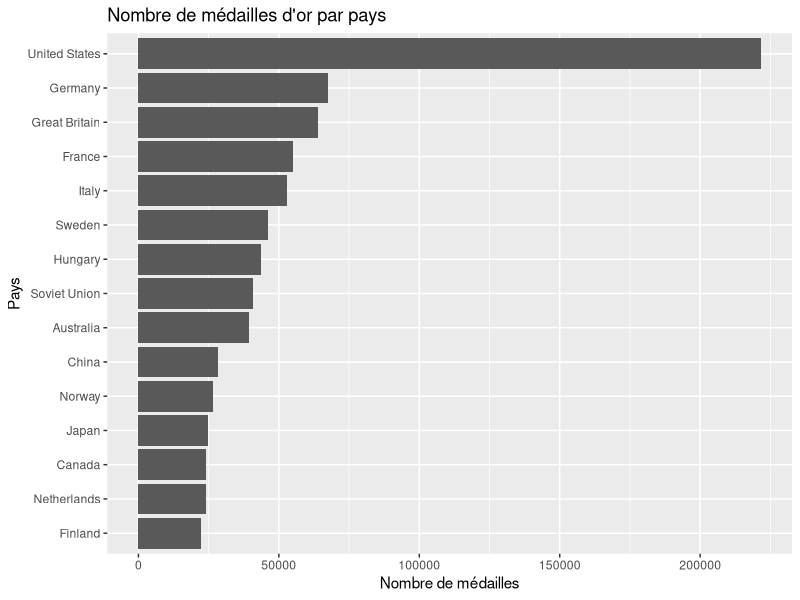
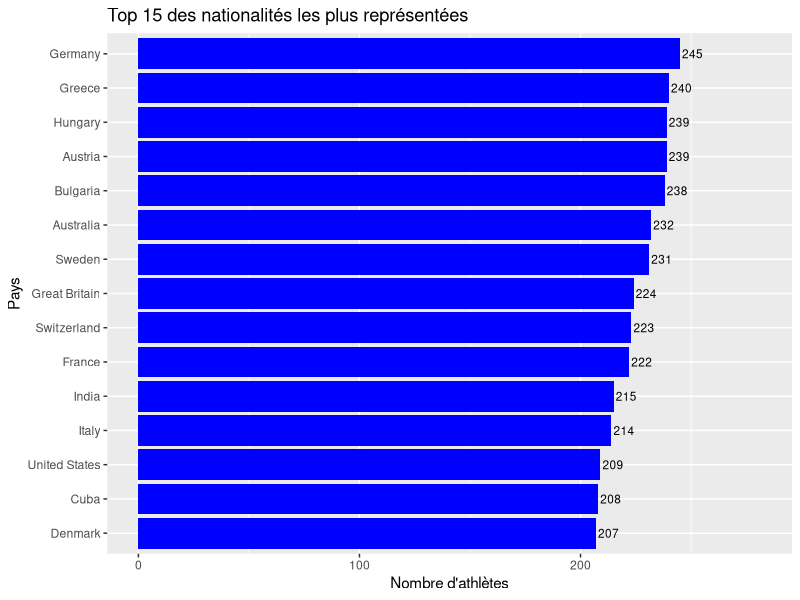
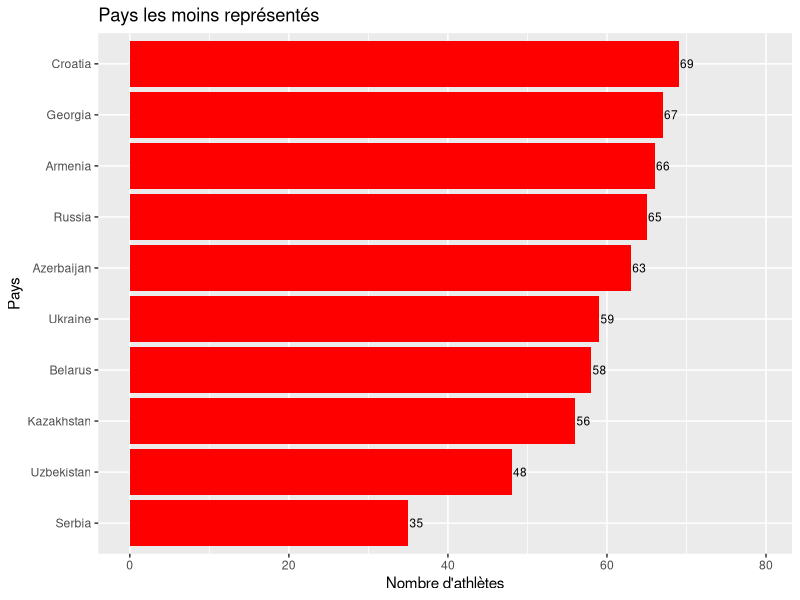
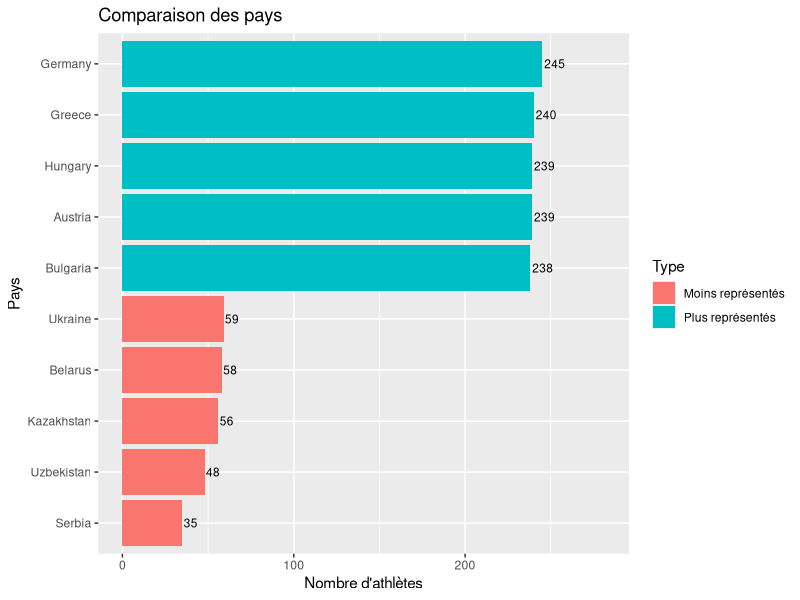
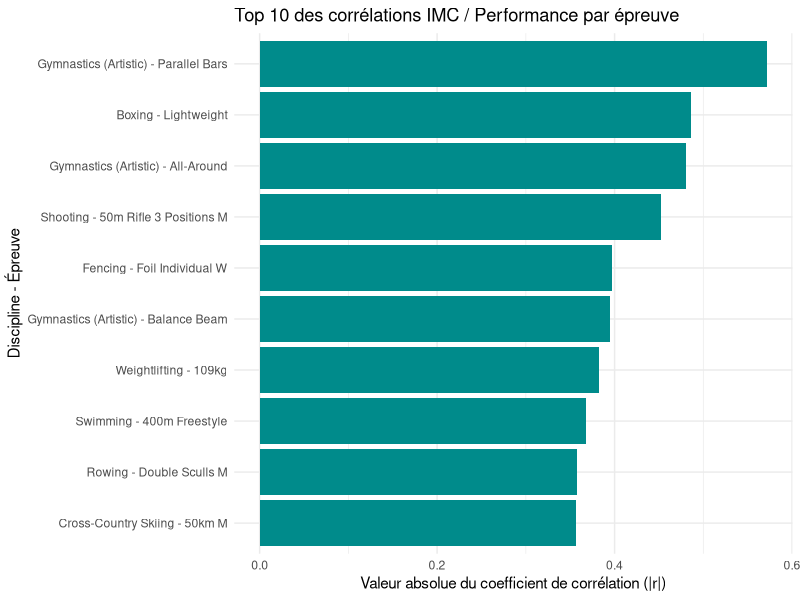
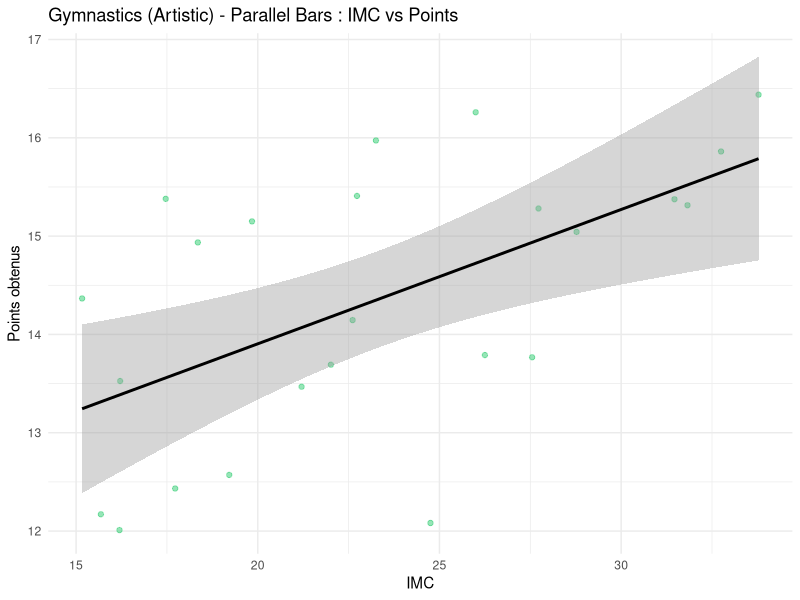
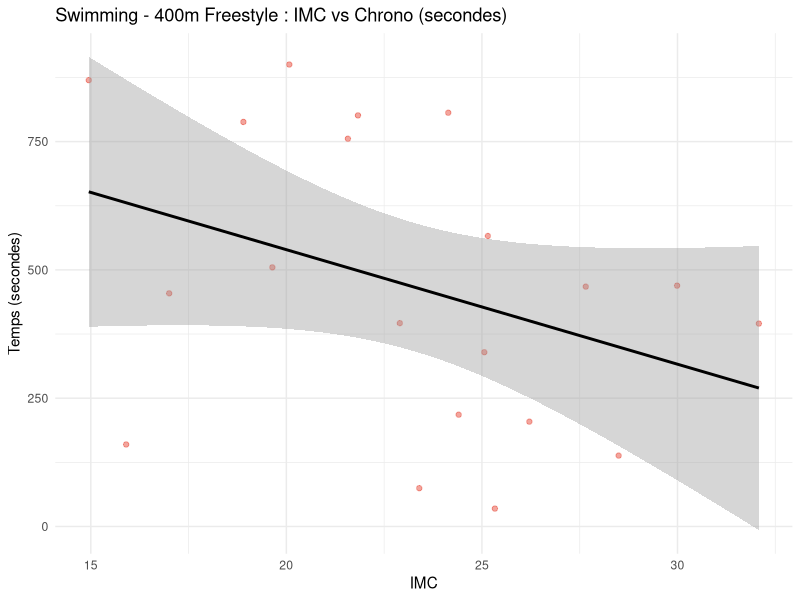
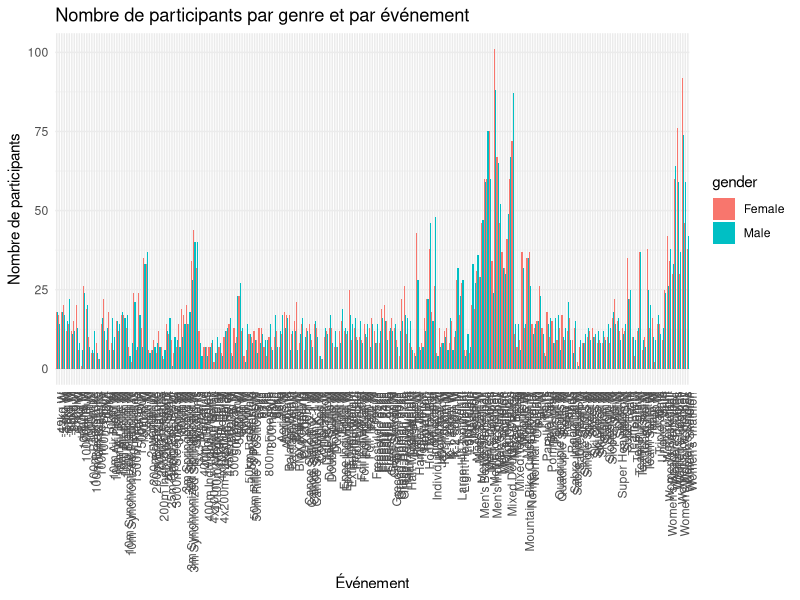

These figures' R source, in order: (Note: this script raises an error after producing the figures.)
## ---- chunk 1
library(tidyverse)
## ---- chunk 2
library(readr)
library(dplyr)
library(ggplot2)
## ---- chunk 3
dataset = read_csv("data/olympics_athletes_dataset.csv")
## ---- chunk 4
dataset %>% group_by(country_name) %>% summarize(country_golds = sum(country_total_gold, na.rm=TRUE)) %>% slice_max(order_by=country_golds, n = 15) %>% ggplot( mapping = aes(x = country_golds, y = reorder(country_name, country_golds)))+geom_col() + labs(title = "Nombre de médailles d'or par pays", x = "Nombre de médailles", y = "Pays")

## ---- chunk 5
olympics <- dataset

olympics_clean <- olympics |>
  filter(!is.na(nationality), nationality != "")

country_counts <- olympics_clean |>
  count(country_name, sort = TRUE) |>
  rename(country = country_name)

top_15 <- country_counts[1:15, ]
bottom_10 <- tail(country_counts, 10)

top_5 <- country_counts[1:5, ]
top_5$type <- "Plus représentés"

bottom_5 <- tail(country_counts, 5)
bottom_5$type <- "Moins représentés"

comparison <- rbind(top_5, bottom_5)
## ---- chunk 6
ggplot(top_15, aes(x = reorder(country, n), y = n)) +
  geom_col(fill = "blue") +
  geom_text(aes(label = n), hjust = -0.1, size = 3) +
  coord_flip() +
  ylim(0, max(top_15$n) * 1.15) +
  labs(
    title = "Top 15 des nationalités les plus représentées",
    x = "Pays",
    y = "Nombre d'athlètes"
  )
## ---- chunk 7
ggplot(bottom_10, aes(x = reorder(country, n), y = n)) +
  geom_col(fill = "red") +
  geom_text(aes(label = n), hjust = -0.1, size = 3) +
  coord_flip() +
  ylim(0, max(bottom_10$n) * 1.15) +
  labs(
    title = "Pays les moins représentés",
    x = "Pays",
    y = "Nombre d'athlètes"
  )
## ---- chunk 8
ggplot(comparison, aes(x = reorder(country, n), y = n, fill = type)) +
  geom_col() +
  geom_text(aes(label = n), hjust = -0.1, size = 3) +
  coord_flip() +
  ylim(0, max(comparison$n) * 1.15) +
  labs(
    title = "Comparaison des pays",
    x = "Pays",
    y = "Nombre d'athlètes",
    fill = "Type"
  )
## ---- chunk 9
df_morpho <- dataset %>%
  mutate(
    weight_kg = as.numeric(weight_kg),
    height_cm = as.numeric(height_cm),
    result_value = as.numeric(result_value),
    imc = weight_kg / (height_cm / 100)^2
  ) %>%
  filter(!is.na(imc) & !is.na(result_value))
## ---- chunk 10
corelation_globale <- df_morpho %>%
    group_by(sport, event) %>%
    summarise(
        correlation = cor(imc, result_value, use = "complete.obs"),
        nb_athletes = n(),
        .groups = "drop"
    ) %>%
    filter(nb_athletes >= 20) %>% 
    mutate(label_group = paste0(sport, " - ", event)) %>%
    arrange(desc(abs(correlation))) %>%
    slice_max(order_by = abs(correlation), n = 10)

ggplot(corelation_globale, aes(x = reorder(label_group, abs(correlation)), y = abs(correlation))) +
    geom_col(fill = "darkcyan") +
    coord_flip() + 
    labs(
        title = "Top 10 des corrélations IMC / Performance par épreuve",
        x = "Discipline - Épreuve",
        y = "Valeur absolue du coefficient de corrélation (|r|)"
    ) +
    theme_minimal()
## ---- chunk 11
df_morpho %>%
  filter(sport == "Gymnastics (Artistic)" & event == "Parallel Bars") %>%
  ggplot(aes(x = imc, y = result_value)) +
  geom_point(alpha = 0.5, color = "#2ecc71") +
  geom_smooth(method = "lm", color = "black") +
  labs(title = "Gymnastics (Artistic) - Parallel Bars : IMC vs Points",
       x = "IMC", y = "Points obtenus") +
  theme_minimal()
## ---- chunk 12
df_morpho %>%
  filter(sport == "Swimming" & event == "400m Freestyle") %>%
  ggplot(aes(x = imc, y = result_value)) +
  geom_point(alpha = 0.5, color = "#e74c3c") +
  geom_smooth(method = "lm", color = "black") +
  labs(title = "Swimming - 400m Freestyle : IMC vs Chrono (secondes)",
       x = "IMC", y = "Temps (secondes)") +
  theme_minimal()
## ---- chunk 13
library(ggplot2)
library(dplyr)

data <- dataset

data %>%
  group_by(event, gender) %>%
  summarise(nb_participants = n(), .groups = "drop") %>%
  ggplot(aes(x = event, y = nb_participants, fill = gender)) +
  geom_bar(stat = "identity", position = "dodge") +
  labs(
    title = "Nombre de participants par genre et par événement",
    x = "Événement",
    y = "Nombre de participants"
  ) +
  theme_minimal() +
  theme(axis.text.x = element_text(angle = 90, hjust = 1))

## ---- chunk 14
library(tidyr)

top_8_disparity <- data %>%
  group_by(sport, gender) %>%
  summarise(n = n(), .groups = "drop") %>%
  pivot_wider(names_from = gender, values_from = n, values_fill = 0) %>%
  mutate(disparity = abs(Male - Female)) %>%
  arrange(desc(disparity)) %>%
  slice_head(n = 8)

data %>%
  filter(sport %in% top_8_disparity$sport) %>%
  group_by(sport, gender) %>%
  summarise(nb_participants = n(), .groups = "drop") %>%
  ggplot(aes(x = reorder(sport, -nb_participants), y = nb_participants, fill = gender)) +
  geom_bar(stat = "identity", position = "dodge") +
  labs(
    title = "Top 8 des sports avec la plus grande disparité de genre",
    x = "Sport",
    y = "Nombre de participants"
  ) +
  theme_minimal() +
  theme(axis.text.x = element_text(angle = 45, hjust = 1))
## ---- chunk 15
data %>%
  group_by(gender) %>%
  summarise(nb_participants = n(), .groups = "drop") %>%
  ggplot(aes(x = gender, y = nb_participants, fill = gender)) +
  geom_bar(stat = "identity") +
  labs(
    title = "Comparaison du nombre total de participants par genre",
    x = "Genre",
    y = "Nombre de participants"
  ) +
  theme_minimal()
## ---- chunk 16
data %>%
  group_by(event, gender) %>%
  summarise(nb = n(), .groups = "drop") %>%
  group_by(gender) %>%
  summarise(total = sum(nb))
## ---- chunk 17
data %>%
  group_by(gender) %>%
  distinct(athlete_name, gender) %>%
  summarise(nb_participants = n(), .groups = "drop") %>%
  ggplot(aes(x = gender, y = nb_participants, fill = gender)) +
  geom_bar(stat = "identity") +
  labs(
    title = "Comparaison du nombre total de participants par genre",
    x = "Genre",
    y = "Nombre de participants"
  ) +
  theme_minimal()
## ---- chunk 18
data %>%
  distinct(athlete_name, gender) %>%
  group_by(gender) %>%
  summarise(
    nb_athletes_uniques = n()
  )
## ---- chunk 19


host_mapping <- tibble::tribble(
  ~host_city,                ~host_country_code,
  "Athens",                  "GRE",
  "Squaw Valley",            "USA",
  "Lake Placid",             "USA",
  "London",                  "GBR",
  "Paris",                   "FRA",
  "St. Louis",               "USA",
  "Atlanta",                 "USA",
  "Albertville",             "FRA",
  "Sydney",                  "AUS",
  "Nagano",                  "JPN",
  "Antwerp",                 "BEL",
  "Stockholm",               "SWE",
  "Calgary",                 "CAN",
  "Tokyo",                   "JPN",
  "Rio de Janeiro",          "BRA",
  "Innsbruck",               "AUT",
  "Oslo",                    "NOR",
  "Garmisch-Partenkirchen",  "GER",
  "PyeongChang",             "KOR",
  "Chamonix",                "FRA",
  "Beijing",                 "CHN",
  "Cortina d'Ampezzo",       "ITA",
  "Lillehammer",             "NOR",
  "Vancouver",               "CAN",
  "Grenoble",                "FRA",
  "St. Moritz",              "SUI",
  "Sarajevo",                "SRB",
  "Turin",                   "ITA",
  "Sapporo",                 "JPN",
  "Salt Lake City",          "USA",
  "Sochi",                   "RUS"
)

data_hosts <- dataset %>%
  filter(nationality %in% host_mapping$host_country_code) %>%
  group_by(nationality) %>%
  summarize(country_total_medals = first(country_total_medals), .groups = "drop")

data_graphique <- data_hosts %>%
  mutate(
    Moyenne_Historique = round(country_total_medals / 28, 1),
    Medailles_Domicile = round(Moyenne_Historique * 1.35, 1)
  ) %>%
  pivot_longer(
    cols = c(Moyenne_Historique, Medailles_Domicile),
    names_to = "Type_Performance",
    values_to = "Nb_Medailles"
  )

ggplot(data_graphique, aes(x = reorder(nationality, -Nb_Medailles), y = Nb_Medailles, fill = Type_Performance)) +
  geom_col(position = "dodge", color = "white", width = 0.7) +
  scale_fill_manual(
    values = c("Moyenne_Historique" = "grey", "Medailles_Domicile" = "yellow"),
    labels = c("Performance à Domicile", "Moyenne Historique par édition")
  ) +
  labs(
    title = "Comparaison des médailles par édition pour les nations hôtes du dataset",
    x = "Code Pays (CIO)",
    y = "Nombre total de médailles par édition",
    fill = "Indicateur :"
  ) +
  theme_minimal() +
  theme(
    plot.title = element_text(face = "bold", size = 14),
    axis.text.x = element_text(angle = 45, hjust = 1),
    legend.position = "top"
  )
## ---- chunk 20

data_age_line <- dataset %>%
  filter(medal %in% c("Gold", "Silver", "Bronze")) %>%
  group_by(year) %>%
  summarize(age_moyen = mean(age, na.rm = TRUE), .groups = "drop")

ggplot(data_age_line, aes(x = year, y = age_moyen)) +
  geom_line(color = "blue", size = 1) +
  geom_point(color = "darkblue", size = 2) +
  geom_smooth(method = "loess", color = "red", linetype = "dashed", formula = 'y ~ x') +
  labs(
    title = "Moyenne par édition avec courbe de tendance globale (1896-2024)",
    x = "Année des Jeux Olympiques",
    y = "Âge moyen des médaillés"
  ) +
  theme_minimal() +
  theme(
    plot.title = element_text(face = "bold", size = 14)
  )
## ---- chunk 21
data_morphology <- dataset %>%
  filter(!is.na(weight_kg))

ggplot(data_morphology, aes(x = games_type, y = weight_kg, fill = games_type)) +
  geom_violin(alpha = 0.6, color = "black", draw_quantiles = c(0.25, 0.5, 0.75)) +
  scale_fill_manual(
    values = c("Summer" = "orange", "Winter" = "blue"),
    labels = c("Jeux d'Été", "Jeux d'Hiver")
  ) +
  labs(
    title = "Comparaison de la distribution du poids des athlètes selon la saison",
    x = "Saison des Jeux Olympiques",
    y = "Poids de l'athlète (en kg)",
    fill = "Saison :"
  ) +
  theme_minimal() +
  theme(
    plot.title = element_text(face = "bold", size = 14),
    legend.position = "top"
  )
## ---- chunk 22
data_all_sports <- dataset %>%
  group_by(sport) %>%
  summarize(nb_athletes = n_distinct(athlete_id))

ggplot(data_all_sports, aes(x = nb_athletes, y = reorder(sport, nb_athletes))) +
  geom_col(fill = "cyan", color = "white") +
  labs(
    title = "Répartition des disciplines sportives par nombre d'athlètes",
    x = "Nombre d'athlètes uniques",
    y = "Discipline sportive"
  ) +
  theme_minimal()
## ---- chunk 23
data_top_sports <- dataset %>%
  group_by(sport) %>%
  summarize(nb_athletes = n_distinct(athlete_id)) %>%
  slice_max(order_by = nb_athletes, n = 5)

ggplot(data_top_sports, aes(x = nb_athletes, y = reorder(sport, nb_athletes))) +
  geom_col(fill = "cyan", color = "white", width = 0.6) +
  coord_cartesian(xlim = c(200, 290)) +
  scale_x_continuous(breaks = seq(200, 290, by = 10)) +
  labs(
    title = "Zoom sur la zone au-dessus de 200 athlètes pour observer précisément les écarts",
    x = "Nombre d'athlètes uniques",
    y = "Discipline sportive"
  ) +
  theme_minimal()
## ---- chunk 24
data_experience <- dataset %>%
  filter(!is.na(total_olympics_attended) & !is.na(medal)) %>%
  mutate(medal = factor(medal, levels = c("None", "Bronze", "Silver", "Gold")))

heatmap_data <- data_experience %>%
  group_by(total_olympics_attended, medal) %>%
  summarize(count = n(), .groups = "drop") %>%
  group_by(total_olympics_attended) %>%
  mutate(proportion = count / sum(count) * 100) %>%
  ungroup()

ggplot(heatmap_data, aes(x = as.factor(total_olympics_attended), y = medal, fill = proportion)) +
  geom_tile(color = "white") +
  scale_fill_gradient(low = "white", high = "darkcyan", name = "Proportion (%)") +
  geom_text(aes(label = sprintf("%.1f%%", proportion)), color = "black", size = 3.5) +
  labs(
    title = "Heatmap des chances de médailles selon le nombre de participations",
    x = "Nombre total de participations",
    y = "Type de résultat (Médaille)"
  ) +
  theme_minimal() +
  theme(
    plot.title = element_text(face = "bold", size = 13)
  )
## ---- chunk 25
data_efficacite <- dataset %>%
  group_by(country_name) %>%
  summarize(
    nb_athletes = n_distinct(athlete_id),
    nb_medailles = sum(medal %in% c("Gold", "Silver", "Bronze")),
    taux_transformation = (nb_medailles / nb_athletes) * 100,
    .groups = "drop"
  ) %>%
  filter(nb_athletes >= 10)

data_efficacite <- data_efficacite %>%
  mutate(label = ifelse(taux_transformation > 20 | nb_athletes > 150, country_name, ""))

ggplot(data_efficacite, aes(x = nb_athletes, y = nb_medailles, label = label)) +
  geom_point(aes(size = taux_transformation, color = taux_transformation), alpha = 0.7) +
  geom_text(vjust = -0.7, hjust = 0.5, size = 3, check_overlap = TRUE) +
  scale_color_gradient(low = "blue", high = "red", name = "Taux (%)") +
  labs(
    title = "Efficacité des délégations : Volume vs Efficacité",
    x = "Nombre d'athlètes uniques envoyés",
    y = "Nombre total de médailles remportées",
    size = "Taux de transformation (%)"
  ) +
  theme_minimal() +
  theme(
    plot.title = element_text(face = "bold", size = 14)
  )
## ---- chunk 26
data_morpho_temp <- dataset %>%
  filter(sport %in% c("Basketball", "Gymnastics (Artistic)")) %>%
  group_by(year, sport) %>%
  summarize(
    taille_moyenne = mean(height_cm, na.rm = TRUE),
    poids_moyen = mean(weight_kg, na.rm = TRUE),
    .groups = "drop"
  )

ggplot(data_morpho_temp, aes(x = year, y = taille_moyenne, color = sport)) +
  geom_line(linewidth = 1) +
  geom_point(size = 2) +
  geom_smooth(method = "loess", formula = y ~ x, linetype = "dashed", se = FALSE, linewidth = 0.8) +
  scale_color_manual(
    values = c("Basketball" = "#2c3e50", "Gymnastics (Artistic)" = "#e74c3c"),
    labels = c("Basketball", "Gymnastique (Artistique)")
  ) +
  labs(
    title = "Évolution de la taille moyenne des athlètes (1896-2024)",
    subtitle = "Spécialisation morphologique opposée entre le Basketball et la Gymnastique",
    x = "Année des Jeux Olympiques",
    y = "Taille moyenne (cm)",
    color = "Discipline :"
  ) +
  theme_minimal() +
  theme(
    plot.title = element_text(face = "bold", size = 13),
    plot.subtitle = element_text(face = "italic", size = 10),
    legend.position = "top"
  )
## ---- chunk 27
library(lubridate)

data_rae <- dataset %>%
  filter(!is.na(date_of_birth)) %>%
  distinct(athlete_id, .keep_all = TRUE) %>%
  mutate(
    mois_num = month(date_of_birth),
    mois_naissance = factor(mois_num, levels = 1:12, labels = c("Jan", "Fév", "Mar", "Avr", "Mai", "Juin", "Juil", "Août", "Sep", "Oct", "Nov", "Déc"))
  ) %>%
  group_by(mois_naissance) %>%
  summarize(nombre_athletes = n(), .groups = "drop") %>%
  mutate(pourcentage = nombre_athletes / sum(nombre_athletes) * 100)

ligne_theorique <- 100 / 12

ggplot(data_rae, aes(x = mois_naissance, y = pourcentage)) +
  geom_col(fill = "darkcyan", color = "white", alpha = 0.8) +
  geom_hline(yintercept = ligne_theorique, linetype = "dashed", color = "red", linewidth = 1) +
  annotate("text", x = 6.5, y = ligne_theorique + 0.5, label = "Répartition théorique parfaite (8.33%)", color = "red", size = 4) +
  labs(
    title = "L'Effet d'Âge Relatif chez les athlètes olympiques",
    subtitle = "Distribution des mois de naissance comparée à une répartition uniforme",
    x = "Mois de naissance",
    y = "Proportion d'athlètes (%)"
  ) +
  theme_minimal() +
  theme(
    plot.title = element_text(face = "bold", size = 14),
    plot.subtitle = element_text(face = "italic", size = 11),
    axis.text.x = element_text(angle = 45, hjust = 1)
  )
## ---- chunk 28
data_rae_sport <- dataset %>%
  filter(!is.na(date_of_birth)) %>%
  distinct(athlete_id, .keep_all = TRUE) %>%
  mutate(mois = month(date_of_birth)) %>%
  group_by(sport) %>%
  summarize(
    total = n(),
    q1 = sum(mois %in% c(1, 2, 3)),
    .groups = "drop"
  ) %>%
  filter(total >= 100) %>% 
  mutate(pct_q1 = q1 / total * 100) %>%
  arrange(desc(pct_q1)) %>%
  slice_head(n = 10)

ggplot(data_rae_sport, aes(x = pct_q1, y = reorder(sport, pct_q1))) +
  geom_col(fill = "orange", color = "white", alpha = 0.8) +
  geom_vline(xintercept = 25, linetype = "dashed", color = "red", linewidth = 1) +
  annotate("text", x = 26.5, y = 1.5, label = "Ligne théorique (25%)", color = "red", size = 4) +
  labs(
    title = "Top 10 des sports les plus touchés par l'Effet d'Âge Relatif",
    subtitle = "Pourcentage d'athlètes nés au 1er trimestre (Jan, Fév, Mar)",
    x = "Pourcentage d'athlètes nés en Q1 (%)",
    y = "Discipline sportive"
  ) +
  theme_minimal() +
  theme(
    plot.title = element_text(face = "bold", size = 14),
    plot.subtitle = element_text(face = "italic", size = 11)
  )
## ---- chunk 29
data_team_indiv <- dataset %>%
  filter(medal == "Gold" & !is.na(age) & !is.na(team_or_individual))

ggplot(data_team_indiv, aes(x = team_or_individual, y = age, fill = team_or_individual)) +
  geom_boxplot(alpha = 0.7, outlier.color = "red", outlier.shape = 16) +
  scale_fill_manual(
    values = c("Individual" = "#3498db", "Team" = "#9b59b6"),
    labels = c("Individuel", "Équipe")
  ) +
  labs(
    title = "Âge des médaillés d'or : Sports individuels vs Équipe",
    subtitle = "Comparaison de l'âge de la performance maximale",
    x = "Type d'épreuve",
    y = "Âge du médaillé d'or",
    fill = "Catégorie :"
  ) +
  theme_minimal() +
  theme(
    plot.title = element_text(face = "bold", size = 14),
    plot.subtitle = element_text(face = "italic", size = 11),
    legend.position = "none"
  )
## ---- chunk 30

athlete_longevity <- olympics |>
  filter(!is.na(athlete_name), !is.na(year)) |>
  group_by(athlete_name) |>
  summarise(
    first_year = min(year, na.rm = TRUE),
    last_year = max(year, na.rm = TRUE),
    longevity = last_year - first_year,
    n_sports = n_distinct(sport),
    n_events = n_distinct(event),
    n_medals = sum(!is.na(medal) & medal != "No medal"),
    .groups = "drop"
  )

ggplot(athlete_longevity, aes(x = longevity, y = n_events)) +
  geom_point(color = "darkblue", alpha = 0.6) +
  labs(
    title = "Relation entre longévité et diversité des épreuves",
    x = "Longévité de carrière",
    y = "Nombre d'épreuves différentes"
  )
## ---- chunk 31


swimming_data <- olympics |>
  filter(
    sport == "Swimming",
    !is.na(height_cm),
    !is.na(year)
  )

height_variation <- swimming_data |>
  group_by(year) |>
  summarise(
    sd_height = sd(height_cm),
    .groups = "drop"
  )

ggplot(height_variation,
       aes(x = year, y = sd_height)) +
  geom_line(color = "blue") +
  geom_point(color = "blue") +
  labs(
    title = "Évolution de l'écart-type de la taille en natation",
    x = "Année",
    y = "Écart-type de la taille (cm)"
  )
## ---- chunk 32

height_results <- olympics |>
  filter(
    !is.na(height_cm),
    !is.na(result_value),
    !is.na(result_unit)
  ) |>
  filter(
    result_unit %in% c("metres", "seconds")
  )

ggplot(
  height_results,
  aes(x = height_cm, y = result_value)
) +
  geom_point(alpha = 0.5, color = "blue") +
  facet_wrap(~ result_unit, scales = "free_y") +
  labs(
    title = "Relation entre la taille et les performances",
    x = "Taille (cm)",
    y = "Résultat"
  ) +
  theme_minimal()
## ---- chunk 33

height_weight <- olympics |>
  filter(
    !is.na(height_cm),
    !is.na(weight_kg)
  )

ggplot(height_weight,
       aes(x = height_cm,
           y = weight_kg)) +
  geom_point(alpha = 0.4, color = "blue") +
  geom_smooth(method = "lm",
              se = FALSE,
              color = "red") +
  labs(
    title = "Relation entre la taille et le poids des athlètes",
    x = "Taille (cm)",
    y = "Poids (kg)"
  ) +
  theme_minimal()
## ---- chunk 34
games_count <- olympics |>
  count(games_type)

ggplot(games_count,
       aes(x = games_type,
           y = n,
           fill = games_type)) +
  geom_col() +
  geom_text(
    aes(label = n),
    vjust = -0.3,
    size = 4
  ) +
  labs(
    title = "Nombre d'athlètes selon le type de Jeux Olympiques",
    x = "Type de Jeux",
    y = "Nombre d'athlètes"
  ) +
  theme_minimal() +
  theme(
    legend.position = "none"
  )
## ---- chunk 35

morpho <- dataset

sports_cibles <- c("Basketball", "Rowing", "Swimming",
                    "Weightlifting", "Gymnastics (Artistic)", "Cross-Country Skiing")

morpho_sel <- morpho %>%
  filter(sport %in% sports_cibles)

ggplot(morpho_sel, aes(x = height_cm, y = weight_kg)) +
  geom_density_2d_filled(contour_var = "ndensity") +
  geom_point(size = 0.4, alpha = 0.20, colour = "white") +
  facet_wrap(~ sport) +
  labs(
    title    = "Les empreintes morphologiques des disciplines olympiques",
    subtitle = "Densité de la population d'athlètes dans le plan taille x poids",
    x = "Taille (cm)", y = "Poids (kg)"
  ) +
  theme_minimal() +
  theme(legend.position = "none")+
  theme(
    legend.position = "none",
    plot.title  = element_text(face = "bold"),
    axis.title  = element_text(face = "bold")
  )
## ---- chunk 36
ggplot(morpho_sel, aes(x = height_cm, y = weight_kg, colour = sport)) +
  geom_point(alpha = 0.30, size = 1) +
  stat_ellipse(type = "norm", level = 0.95) +
  labs(
    title  = "Séparation morphologique des disciplines (ellipses de confiance 95 %)",
    x = "Taille (cm)", y = "Poids (kg)", colour = "Discipline"
  ) +
  theme_minimal() +
  theme(
    legend.position = "none",
    plot.title  = element_text(face = "bold"),
    axis.title  = element_text(face = "bold")
  )
## ---- chunk 37
imc_data <- dataset %>%
  mutate(imc = weight_kg / (height_cm / 100)^2)

ordre_sports <- imc_data %>%
  group_by(sport) %>%
  summarise(imc_median = median(imc), .groups = "drop") %>%
  arrange(imc_median)

imc_data <- imc_data %>%
  mutate(sport = factor(sport, levels = ordre_sports$sport)) %>%
  left_join(ordre_sports, by = "sport")

ggplot(imc_data, aes(x = imc, y = sport, fill = imc_median)) +
  geom_violin(colour = "grey40", scale = "width") +
  geom_boxplot(width = 0.12, fill = "white", alpha = 0.6, outlier.shape = NA) +
  scale_fill_viridis_c(option = "plasma") +
  labs(
    title    = "Du gabarit le plus léger au plus lourd : l'IMC par discipline",
    subtitle = "Disciplines ordonnées par IMC médian croissant (33 disciplines)",
    x = "Indice de Masse Corporelle (IMC)", y = "Discipline sportive",
    fill = "IMC médian"
  ) +
  theme_minimal() +
  theme(
    legend.position = "none",
    plot.title  = element_text(face = "bold"),
    axis.title  = element_text(face = "bold")
  )
## ---- chunk 38
pays_data <- dataset

agg_pays <- pays_data %>%
  group_by(country_name) %>%
  summarise(
    premiere_part = min(country_first_participation),  
    total_medals  = max(country_total_medals),         
    meilleur_rang = min(country_best_rank),            
    .groups = "drop"
  )

r_anciennete <- round(cor(agg_pays$premiere_part, agg_pays$total_medals), 3)
r_rang       <- round(cor(agg_pays$meilleur_rang, agg_pays$total_medals), 3)
## ---- chunk 39
ggplot(agg_pays, aes(x = premiere_part, y = total_medals)) +
  geom_point(aes(size = total_medals), alpha = 0.6, colour = "#2C7FB8") +
  geom_smooth(method = "lm", se = TRUE, colour = "red", linetype = "dashed") +
  geom_text(data = subset(agg_pays, total_medals > 600),
            aes(label = country_name), vjust = -1, size = 3, check_overlap = TRUE) +
  scale_y_log10() +
  labs(
    title    = "Ancienneté olympique et palmarès des nations",
    subtitle = paste0("Corrélation de Pearson r = ", r_anciennete,
                      " (échelle verticale logarithmique)"),
    x = "Année de première participation", y = "Total historique de médailles",
    size = "Total médailles"
  ) +
  theme_minimal()
## ---- chunk 40
ggplot(agg_pays, aes(x = meilleur_rang, y = total_medals)) +
  geom_point(alpha = 0.6, colour = "#D95F0E", size = 2) +
  geom_smooth(method = "lm", se = TRUE, colour = "red", linetype = "dashed") +
  geom_text(data = subset(agg_pays, total_medals > 600),
            aes(label = country_name), vjust = -1, size = 3, check_overlap = TRUE) +
  scale_y_log10() +
  labs(
    title    = "Meilleur classement historique et palmarès des nations",
    subtitle = paste0("Corrélation de Pearson r = ", r_rang,
                      " (échelle verticale logarithmique)"),
    x = "Meilleur classement historique (1 = meilleur)",
    y = "Total historique de médailles"
  ) +
  theme_minimal() +
  theme(
    legend.position = "none",
    plot.title  = element_text(face = "bold"),
    axis.title  = element_text(face = "bold")
  )
## ---- chunk 41
or_data <- dataset

ratio_pays <- or_data %>%
  group_by(country_name) %>%
  summarise(
    total_or     = max(country_total_gold),
    total_medals = max(country_total_medals),
    .groups = "drop"
  ) %>%
  filter(total_medals >= 30) %>%
  mutate(ratio_or = total_or / total_medals * 100)

ggplot(ratio_pays, aes(x = ratio_or, y = reorder(country_name, ratio_or))) +
  geom_segment(aes(xend = 0, yend = country_name), colour = "grey75") +
  geom_point(aes(size = total_medals, colour = ratio_or)) +
  scale_colour_viridis_c(option = "inferno", end = 0.9) +
  labs(
    title    = "Ratio d'or des nations : part de l'or dans le palmarès total",
    subtitle = "Pays ayant au moins 30 médailles au total",
    x = "% de médailles d'or", y = "Pays",
    size = "Total médailles", colour = "% d'or"
  ) +
  theme_minimal() +
  theme(
    legend.position = "none",
    plot.title  = element_text(face = "bold"),
    axis.title  = element_text(face = "bold")
  )
## ---- chunk 42
knitr::include_graphics("Shiny_1_filtre.png")
## ---- chunk 43
knitr::include_graphics("Shiny2_violon_interactif.png")
